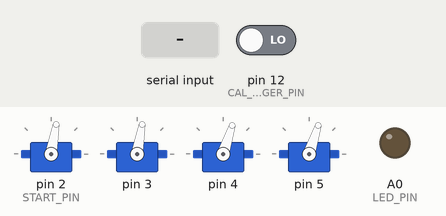
This sketch was run on a simulated Arduino Nano, built with avr-gcc and run on an emulated ATmega328P. Shown: 4 × servo, output pins drawn as LEDs (lit = HIGH). Inputs (shaded band) come from the test bench; at power-on: pin 12 (CAL_TRIGGER_PIN) LOW. Random numbers use the default seed unless the sketch sets one; EEPROM starts erased; what the sketch prints to the serial monitor is not drawn.

Above: at 3.6 s.
3.7 s: "<30,150>" received over Serial
At 4.07 s:
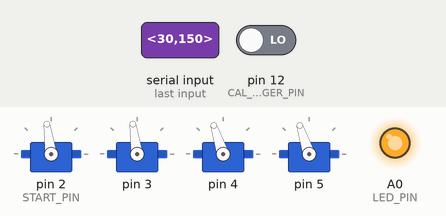
6.7 s: byte 76 ('L') received over Serial
At 7.09 s:
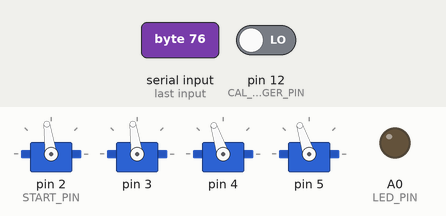
9.7 s: byte 103 (GO) received over Serial
At 10.4 s:
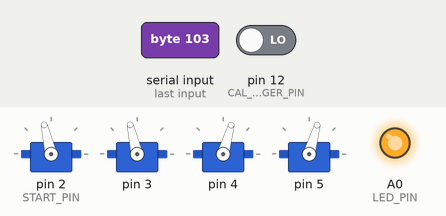
Timing chart, 0 to 20.7 s (numbered marks = the images above; inputs shaded):
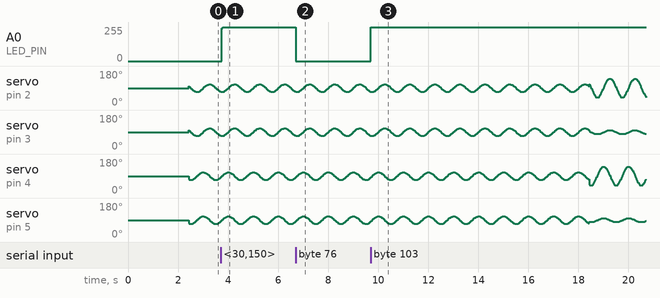

Measured:
- after the input at 3.7 s, A0 (LED_PIN): 0/255 → 255/255 after 0.05 s
- after the input at 6.7 s, A0 (LED_PIN): 255/255 → 0/255 at once
- after the input at 9.7 s, A0 (LED_PIN): 0/255 → 255/255 at once

The sketch:

tortobot.ino
```cpp
#include "Octosnake.h"
#include "TortoBot.h"

#define TIME_INTERVAL 8000
#define CAL_TRIGGER_PIN 12
#define LED_PIN A0

#define FORWARD 'f'
#define LEFT 'l'
#define STAND 's'
#define RIGHT 'r'
#define BACKWARD 'b'
#define GO 'g'
#define RIGHT_FRONT 'c'
#define LEFT_FRONT 'd'
#define RIGHT_BACK 'e'
#define LEFT_BACK 'h'


typedef void (TortoBot::*walk_t) (float); // method function pointer type
walk_t walk; // method function pointer
walk_t prev_walk = nullptr;


TortoBot tortobot;
walk_t gaits[] = { &tortobot.forward,
                   &tortobot.turnLeft,
                   &tortobot.backward,
                   &tortobot.turnRight
                 };
int gaits_len;
boolean auto_mode = false;
unsigned long cur_time, prev_time;
boolean random_walk = false;
bool state = true;

void setup() {
  Serial.begin(115200);
  randomSeed(analogRead(A7));

  gaits_len = sizeof(gaits) / sizeof(walk_t);
  state = auto_mode = true;

  tortobot.init();
  tortobot.home();
  delay(2000);

  //begin: triggering delay for servo calibrating
  pinMode(CAL_TRIGGER_PIN, OUTPUT);
  digitalWrite(CAL_TRIGGER_PIN, 0);
  pinMode(CAL_TRIGGER_PIN, INPUT);
  while (digitalRead(CAL_TRIGGER_PIN)) {
    analogWrite(LED_PIN, 128 * state); // on calibarting indication LED
    delay(1000);
    state = !state;
  }
  analogWrite(LED_PIN, 0); // off calibarting indication LED
  //end:

  prev_walk = nullptr;
  walk = gaits[0];
  (tortobot.*(walk_t)walk)(1000);

  cur_time = millis();
  prev_time = cur_time ;
}


void loop() {
  if (auto_mode) {
    if (random_walk)
      walkPatterns(0);
    else
      walkPatterns(1);
  }

  if (Serial.available () > 0) {
    state = !state;
    analogWrite(LED_PIN, 128 * state); //flashing LED indicating cmd received
    static char cmd = STAND, prev_cmd = 0;
    cmd = Serial.read ();
    if (1 && cmd != prev_cmd && !auto_mode) {
__begin:
      switch (cmd) {
        case GO:
        case FORWARD:
          walk = gaits[0];
          prev_cmd = cmd;
          break;
        case LEFT_FRONT:
        case LEFT:
          walk = gaits[1];
          prev_cmd = cmd;
          break;
        case RIGHT_FRONT:
        case RIGHT:
          walk = gaits[3];
          prev_cmd = cmd;
          break;
        case RIGHT_BACK:
        case LEFT_BACK:
        case BACKWARD:
          walk = gaits[2];
          prev_cmd = cmd;
          break;
        case STAND:
          tortobot.home();
          walk = &tortobot.stand;
          prev_cmd = cmd;
          break;
      }  // end of switch
      (tortobot.*(walk_t)walk)(800);
    }

    if (1) {
      static short receivedNumber = 0;
      static bool negative = false;
      static byte channel = 1;
      switch (cmd) {
        case 'L':
          tortobot.loadTrim();
          break;
        case 'S':
          tortobot.storeTrim();
          break;
        case  '<':  // fall through to start a new number with prefix x,y char
          receivedNumber = 0;
          channel = 0;
          negative = false;
          break;
        case 'x':
          channel = 1;
          break;
        case 'y':
          channel = 2;
          break;
        case 'z':
          channel = 3;
          break;
        case 'Z':
          channel = 4;
          break;
        case 'a':
          channel = 5;
          break;
        case 'A':
          channel = 6;
          break;
        case '0' ... '9':
          receivedNumber *= 10;
          receivedNumber += cmd - '0';
          break;
        case '-':
          negative = true;
          break;
        case '>': // end of getting a number in format of <[x,y,z,a]number>
          if (negative) receivedNumber = -receivedNumber;
          switch (channel) {
            case 1:
              if (receivedNumber >= 127) {
                state = auto_mode = false;
                analogWrite(LED_PIN, 0);
                cmd = STAND;
                goto __begin;
              }
              else {
                state = auto_mode = true;
                analogWrite(LED_PIN, 128);
              }
              break;
            case 2:
              if (receivedNumber >= 127)
                random_walk = true;
              else
                random_walk = false;
              break;
            case 3:
              if (auto_mode) break;
              tortobot.setTrim(0, receivedNumber);
              tortobot.home();
              break;
            case 4:
              if (auto_mode) break;
              tortobot.setTrim(1, receivedNumber);
              tortobot.home();
              break;
            case 5:
              if (auto_mode) break;
              tortobot.setTrim(2, receivedNumber);
              tortobot.home();
              break;
            case 6:
              if (auto_mode) break;
              tortobot.setTrim(3, receivedNumber);
              tortobot.home();
              break;
          }  // end of inner switch
          break;
      } // end of outter switch
    }
  }
  tortobot.refresh();

}

void walkPatterns(int pattern) {
  static int c = 0;
  cur_time = millis();
  if (cur_time - prev_time >= TIME_INTERVAL) {
    walk_t new_walk = prev_walk;
    prev_time = cur_time;
    do {
      switch (pattern) {
        case 0: c = (int)random(0, gaits_len + 1);
          new_walk = gaits[c];
          break;
        case 1:  c = c % gaits_len;
          new_walk = gaits[c++];
          break;
        default:
          pattern = 0;
      }
    } while (new_walk == prev_walk);
    prev_walk = walk;
    walk = new_walk;
    (tortobot.*(walk_t)walk)(1000);
  }
}
```

Octosnake.cpp
```cpp
#include "Octosnake.h"


Oscillator::Oscillator(){
    _period = 2000;
    _amplitude = 50;
    _phase = 0;
    _offset = 0;
    _stop = true;
    _ref_time = millis();
    _delta_time = 0;
}

float Oscillator::refresh(){
    if (!_stop){
      __restart:
        _delta_time = (millis()-_ref_time) % _period;
        _output =   (float)_amplitude*sin(time_to_radians(_delta_time)
                    + degrees_to_radians(_phase))
                    + _offset;
    }
    return _output;
}

void Oscillator::reset(){
    _ref_time = millis();
}

void Oscillator::start(){
    _stop = false;
}

void Oscillator::start(unsigned long ref_time){
    _ref_time = ref_time;
    _stop = false;
}

void Oscillator::stop(){
    _stop = true;
}

void Oscillator::setPeriod(int period){
    _period = period;
}

void Oscillator::setAmplitude(int amplitude){
    _amplitude = amplitude;
}

void Oscillator::setPhase(int phase){
    _phase = phase;
}

void Oscillator::setOffset(int offset){
    _offset = offset;
}

void Oscillator::setTime(unsigned long ref){
    _ref_time = ref;
}

float Oscillator::getOutput(){
    return _output;
}

unsigned long Oscillator::getTime(){
    return _ref_time;
}

float Oscillator::getPhaseProgress(){
    return ((float)_delta_time/_period) * 360;
}

float Oscillator::time_to_radians(double time){
    return time*2*PI/_period;
}

float Oscillator::degrees_to_radians(float degrees){
    return degrees*2*PI/360;
}

float Oscillator::degrees_to_time(float degrees){
    return degrees*_period/360;
}
```

Octosnake.h
```cpp
#ifndef octosnake_h
#define octosnake_h

#include <Arduino.h>

class Oscillator{

    public:
        Oscillator();
        float refresh();
        void reset();
        void start();
        void start(unsigned long ref_time);
        void stop();
        bool isStop() {
          return _stop;
        }
        float time_to_radians(double time);
        float degrees_to_radians(float degrees);
        float degrees_to_time(float degrees);
        void setPeriod(int period);
        void setAmplitude(int amplitude);
        void setPhase(int phase);
        void setOffset(int offset);
        void setTime(unsigned long ref);
        float getOutput();
        float getPhaseProgress();
        unsigned long getTime();

    private:
        int _period;
        int _amplitude;
        int _phase;
        int _offset;
        float _output;
        bool _stop;
        unsigned long _ref_time = 0;
        float _delta_time = 0;
};

#endif
```

TortoBot.cpp
```cpp
#include <EEPROM.h>
#include "TortoBot.h"

//comment below to if setting trim in TortoBot()
#define __LOAD_TRIM_FROM_EEPROM__

#define EEPROM_MAGIC  0xabcd
#define EEPROM_OFFSET 2   //eeprom starting offset to store trim[]
#define START_PIN 2

#define FRONT_RIGHT_LEG 0
#define FRONT_LEFT_LEG 1
#define REAR_RIGHT_LEG 2
#define REAR_LEFT_LEG 3

TortoBot::TortoBot() {
  //for calibrating servo deviation, put extra value to adjust the angle
  trim[FRONT_RIGHT_LEG] = 0; trim[FRONT_LEFT_LEG] = 0;
  trim[REAR_RIGHT_LEG] = 0;  trim[REAR_LEFT_LEG] = 0;
}


void TortoBot::init()
{
  servo[FRONT_RIGHT_LEG].attach(START_PIN + FRONT_RIGHT_LEG);
  servo[FRONT_LEFT_LEG].attach(START_PIN + FRONT_LEFT_LEG);
  servo[REAR_RIGHT_LEG].attach(START_PIN + REAR_RIGHT_LEG);
  servo[REAR_LEFT_LEG].attach(START_PIN + REAR_LEFT_LEG);

#ifdef __LOAD_TRIM_FROM_EEPROM__
  int val = EEPROMReadWord(0);
  if (val != EEPROM_MAGIC) {
    EEPROMWriteWord(0, EEPROM_MAGIC);
    storeTrim();
  }
#endif

  for (int i = 0; i < MAX_LEG_SERVOS; i++) {
    oscillator[i].start();
#ifdef __LOAD_TRIM_FROM_EEPROM__
    int val = EEPROMReadWord(i * 2 + EEPROM_OFFSET);
    if (val >= -90 && val <= 90) {
      trim[i] = val;
    }
#endif
  }
}

void TortoBot::home()
{
  int position[] = {90, 90, 90, 90};
  for (int i = 0; i < MAX_LEG_SERVOS; i++) {
    if (position[i] + trim[i] <= 180 && position[i] + trim[i] > 0) {
      servo[i].write(position[i] + trim[i]);
    }
  }
}


void TortoBot::stand(float T) {
  for (int i = 0; i < MAX_LEG_SERVOS; i++) {
    oscillator[i].stop();
  }
}

void  TortoBot::refresh() {
  float angle[MAX_LEG_SERVOS];
  for (int i = 0; i < MAX_LEG_SERVOS; i++) {
    angle[i] = oscillator[i].refresh();
  }
  if (!oscillator[0].isStop())
    servo[0].write(angle[FRONT_RIGHT_LEG] + trim[FRONT_RIGHT_LEG]);
  if (!oscillator[1].isStop())
    servo[1].write(angle[FRONT_LEFT_LEG] + trim[FRONT_LEFT_LEG]);
  if (!oscillator[2].isStop())
    servo[2].write(180 - angle[REAR_RIGHT_LEG] + trim[REAR_RIGHT_LEG]);
  if (!oscillator[3].isStop())
    servo[3].write(180 - angle[REAR_LEFT_LEG] + trim[REAR_LEFT_LEG]);
}

void  TortoBot::walk(bool rev, float T) {
  const int A = 20;
  float period[] = {T, T, T, T};
  int amplitude[] = {A, A, A, A};
  int offset[] = {90, 90, 90, 90};
  int forward_phase[] = {0, 0, -90, -90};
  int backwoard_phase[] = { -90, -90, 0, 0};
  for (int i = 0; i < MAX_LEG_SERVOS; i++) {
    oscillator[i].setOffset(offset[i]);
    oscillator[i].setPeriod(period[i]);
    oscillator[i].setAmplitude(amplitude[i]);
    if (!rev) {
      oscillator[i].setPhase(forward_phase[i]);
    } else {
      oscillator[i].setPhase(backwoard_phase[i]);
    }
    oscillator[i].start();
  }
}


void  TortoBot::turn(bool right, float T) {

  float period[] = {T, T, T, T};
  int amplitude_left[] = {50, 10, 50, 10};
  int amplitude_right[] = {10, 50, 10, 60};
  int offset[] = {90, 90, 90, 90};
  int phase[] = {0, 0, -90, -90};

  for (int i = 0; i < MAX_LEG_SERVOS; i++) {
    oscillator[i].setOffset(offset[i]);
    oscillator[i].setPeriod(period[i]);
    if (right) {
      oscillator[i].setAmplitude(amplitude_right[i]);
    } else {
      oscillator[i].setAmplitude(amplitude_left[i]);
    }
    oscillator[i].setPhase(phase[i]);
    oscillator[i].start();
  }
}

void  TortoBot::turnRight(float T) {
  turn(true, T);
}

void  TortoBot::turnLeft(float T) {
  turn(false, T);
}

void TortoBot::storeTrim() {
  for (int i = 0; i < MAX_LEG_SERVOS; i++) {
    EEPROMWriteWord(i * 2 + EEPROM_OFFSET, trim[i]);
    delay(100);
  }
}

void TortoBot::loadTrim() {
  for (int i = 0; i < 8; i++) {
    Serial.write(EEPROM.read(i + EEPROM_OFFSET));
  }
}

int TortoBot::EEPROMReadWord(int p_address)
{
  byte lowByte = EEPROM.read(p_address);
  byte highByte = EEPROM.read(p_address + 1);

  return ((lowByte << 0) & 0xFF) + ((highByte << 8) & 0xFF00);
}

void TortoBot::EEPROMWriteWord(int p_address, int p_value)
{
  byte lowByte = ((p_value >> 0) & 0xFF);
  byte highByte = ((p_value >> 8) & 0xFF);

  EEPROM.write(p_address, lowByte);
  EEPROM.write(p_address + 1, highByte);
}


//void  TortoBot::jumpLeft(float T) {
//  float period[] = {T, T, T, T};
//  int amplitude[] = {40, 40, 40, 40};
//  int offset[] = {90, 90, 90, 90};
//  int phase[] = { -270, -90, -180, 0};
//  for (int i = 0; i < MAX_LEG_SERVOS; i++) {
//    oscillator[i].setOffset(offset[i]);
//    oscillator[i].setPeriod(period[i]);
//    oscillator[i].setAmplitude(amplitude[i]);
//    oscillator[i].setPhase(phase[i]);
//  }
//}

//void  TortoBot::jumpRight(float T) {
//  float period[] = {T, T, T, T};
//  int amplitude[] = {40, 40, 40, 40};
//  int offset[] = {90, 90, 90, 90};
//  int phase[] = {0, -180, -90, -270};
//
//  for (int i = 0; i < MAX_LEG_SERVOS; i++) {
//    oscillator[i].setOffset(offset[i]);
//    oscillator[i].setPeriod(period[i]);
//    oscillator[i].setAmplitude(amplitude[i]);
//    oscillator[i].setPhase(phase[i]);
//  }
//}
```

TortoBot.h
```cpp
#ifndef tortobot_h
#define tortobot_h
#include <Servo.h>
#include "Octosnake.h"

#define MAX_LEG_SERVOS 4


#define FORWARD 'f'
#define LEFT 'l'
#define STAND 's'
#define RIGHT 'r'
#define BACKWARD 'b'

class TortoBot {
  public:
    TortoBot();
    void init();

    void home();
    void stand(float T = 1000);
    void forward(float T = 1000) {
      walk(false, T);
    }
    void backward(float T = 1000) {
      walk(true, T);
    }
    void walk(bool rev = false, float T = 1000);
    void turn(bool right = true, float T = 1000);
    void turnRight(float T = 1000);
    void turnLeft(float T = 1000);
    void setTrim(int index, int value) {
      trim[index] = value;
    }
    void storeTrim();
    void loadTrim();
    void refresh();
  private:
    int EEPROMReadWord(int p_address);
    void EEPROMWriteWord(int p_address, int p_value);
    Servo servo[MAX_LEG_SERVOS];
    Oscillator oscillator[MAX_LEG_SERVOS];
    int trim[MAX_LEG_SERVOS]; //for calibrating servo deviation

};

#endif
```
